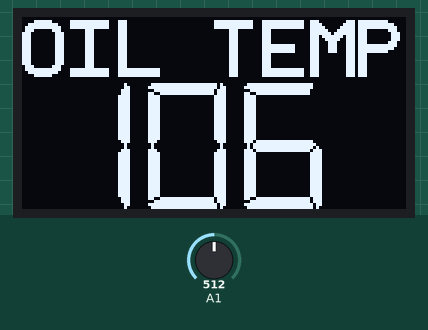
The sketch below on a simulated Arduino Uno, built with avr-gcc and run on an emulated ATmega328P. Shown: 128×64 one-colour display. The test bench sets the inputs (shaded band); at power-on: A1 = 512. What the sketch prints to the serial monitor is not drawn.

Above: at 1.2 s.
1.3 s: A1 set to 716
At 2.9 s:
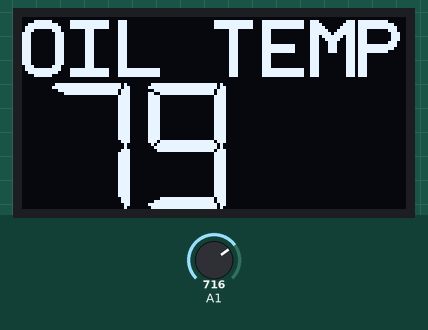
3.8 s: A1 set to 900
At 5.5 s:
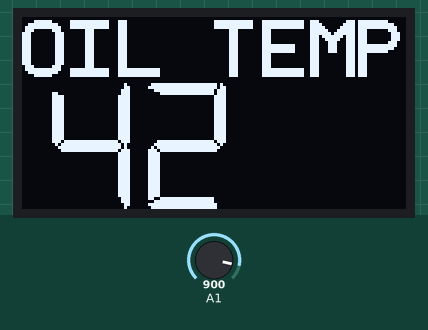
6.0 s: A1 set to 1023
At 7.9 s:
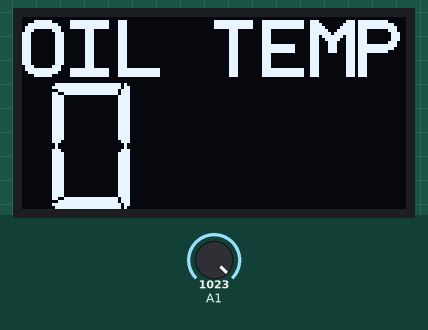
Timing chart, 0 to 9.4 s (numbered marks = the images above; inputs shaded):
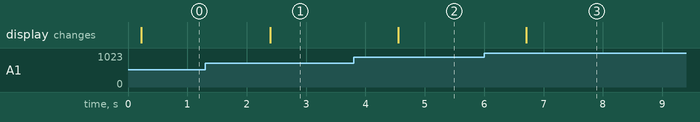

Measured:
- after the input at 1.3 s, the display: changes after 1.1 s (image 1)
- after the input at 3.8 s, the display: changes after 0.76 s (image 2)
- after the input at 6.0 s, the display: changes after 0.71 s (image 3)

The sketch:

Oil_Temp.ino
```cpp
#include <U8g2lib.h>
#include <U8x8lib.h>
#include <Arduino.h>
#include <math.h>
#include <SPI.h>
#include <Wire.h>

int oilTemp;
float voltageMeasured = 0;
float voltage5v = 5;
float resistorKnown = 100; // this is the resistor you choose
float resistorUnknown = 0; // oil presure sensor, should be ~0-180 ohms ish
float buffer=0;
int analogVoltage = 115;
U8G2_SSD1306_128X64_NONAME_F_HW_I2C u8g2(U8G2_R0);


void setup(void) {
  u8g2.begin();
  Serial.begin(9600);

}

void loop(void) {
float analogAvg = 0;
  for( int i = 0; i < 100; i++){
    analogVoltage = analogRead(A1);
    analogAvg = analogAvg + analogVoltage;
    delay(1);
  }
  Serial.println(analogAvg);
   analogVoltage = analogAvg / 100 ;
   voltageMeasured  =  analogVoltage * 5.0 / 1023.0;
   buffer = voltageMeasured / (voltage5v - voltageMeasured);
   resistorUnknown = resistorKnown * buffer;
   oilTemp = 254 + (-32 * log(resistorUnknown));
   u8g2.clearBuffer();
   u8g2.setFont(u8g2_font_profont29_tf);
   u8g2.drawStr(0,20, "OIL TEMP");
   u8g2.setFont(u8g2_font_7Segments_26x42_mn);
   u8g2.setCursor(10,64);
   if ( oilTemp < 0){
     u8g2.print("-" + oilTemp);
   }else{
    u8g2.print(oilTemp);
   }
   u8g2.sendBuffer();
   delay(900);
}
```
